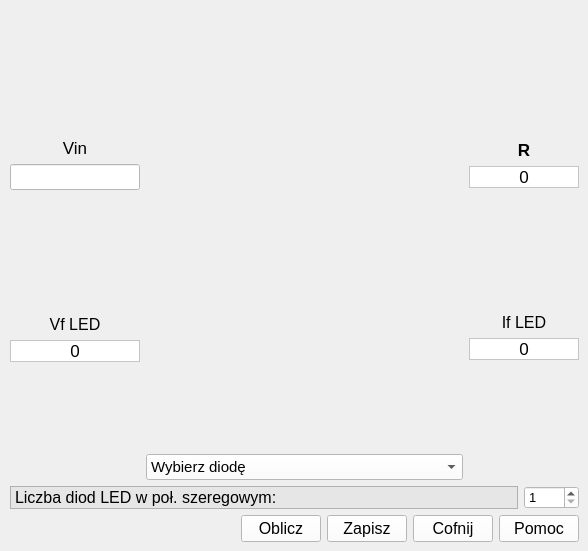
      <widget class="QWidget" name="DIODY">
       <widget class="QWidget" name="gridLayoutWidget_6">
        <property name="geometry">
         <rect>
          <x>10</x>
          <y>0</y>
          <width>569</width>
          <height>542</height>
         </rect>
        </property>
        <layout class="QGridLayout" name="gridLayout_6">
         <item row="1" column="0">
          <layout class="QGridLayout" name="gridLayout_26">
           <item row="0" column="0">
            <widget class="QLabel" name="label_19">
             <property name="font">
              <font>
               <pointsize>12</pointsize>
              </font>
             </property>
             <property name="styleSheet">
              <string notr="true">background-color: rgb(230, 230, 230)</string>
             </property>
             <property name="frameShape">
              <enum>QFrame::StyledPanel</enum>
             </property>
             <property name="text">
              <string>Liczba diod LED w poł. szeregowym:</string>
             </property>
            </widget>
           </item>
           <item row="0" column="1">
            <widget class="QSpinBox" name="ileDiodBox">
             <property name="maximumSize">
              <size>
               <width>55</width>
               <height>16777215</height>
              </size>
             </property>
             <property name="font">
              <font>
               <pointsize>10</pointsize>
              </font>
             </property>
             <property name="styleSheet">
              <string notr="true">background-color: rgb(255, 255, 255)</string>
             </property>
             <property name="minimum">
              <number>1</number>
             </property>
             <property name="maximum">
              <number>10</number>
             </property>
             <property name="stepType">
              <enum>QAbstractSpinBox::DefaultStepType</enum>
             </property>
            </widget>
           </item>
          </layout>
         </item>
         <item row="3" column="0">
          <layout class="QGridLayout" name="gridLayout_29">
           <item row="0" column="1">
            <widget class="QPushButton" name="diodaObliczButton">
             <property name="font">
              <font>
               <pointsize>12</pointsize>
              </font>
             </property>
             <property name="styleSheet">
              <string notr="true">background-color: rgb(255, 255, 255)</string>
             </property>
             <property name="text">
              <string>Oblicz</string>
             </property>
            </widget>
           </item>
           <item row="0" column="0">
            <spacer name="horizontalSpacer_6">
             <property name="orientation">
              <enum>Qt::Horizontal</enum>
             </property>
             <property name="sizeHint" stdset="0">
              <size>
               <width>40</width>
               <height>20</height>
              </size>
             </property>
            </spacer>
           </item>
           <item row="0" column="4">
            <widget class="QPushButton" name="diodaPomocButton">
             <property name="font">
              <font>
               <pointsize>12</pointsize>
              </font>
             </property>
             <property name="styleSheet">
              <string notr="true">background-color: rgb(255, 255, 255)</string>
             </property>
             <property name="text">
              <string>Pomoc</string>
             </property>
            </widget>
           </item>
           <item row="0" column="3">
            <widget class="QPushButton" name="diodaCofnijButton">
             <property name="font">
              <font>
               <pointsize>12</pointsize>
              </font>
             </property>
             <property name="styleSheet">
              <string notr="true">background-color: rgb(255, 255, 255)</string>
             </property>
             <property name="text">
              <string>Cofnij</string>
             </property>
            </widget>
           </item>
           <item row="0" column="2">
            <widget class="QPushButton" name="diodaZapiszButton">
             <property name="font">
              <font>
               <pointsize>12</pointsize>
              </font>
             </property>
             <property name="styleSheet">
              <string notr="true">background-color: rgb(255, 255, 255)</string>
             </property>
             <property name="text">
              <string>Zapisz</string>
             </property>
            </widget>
           </item>
          </layout>
         </item>
         <item row="0" column="0">
          <layout class="QGridLayout" name="gridLayout_17">
           <item row="0" column="0">
            <layout class="QGridLayout" name="gridLayout_18">
             <item row="0" column="0">
              <spacer name="verticalSpacer_6">
               <property name="orientation">
                <enum>Qt::Vertical</enum>
               </property>
               <property name="sizeHint" stdset="0">
                <size>
                 <width>20</width>
                 <height>40</height>
                </size>
               </property>
              </spacer>
             </item>
             <item row="7" column="0">
              <spacer name="verticalSpacer_2">
               <property name="orientation">
                <enum>Qt::Vertical</enum>
               </property>
               <property name="sizeHint" stdset="0">
                <size>
                 <width>20</width>
                 <height>40</height>
                </size>
               </property>
              </spacer>
             </item>
             <item row="5" column="0">
              <widget class="QLabel" name="label_15">
               <property name="font">
                <font>
                 <pointsize>12</pointsize>
                </font>
               </property>
               <property name="text">
                <string>Vf LED</string>
               </property>
               <property name="alignment">
                <set>Qt::AlignCenter</set>
               </property>
              </widget>
             </item>
             <item row="3" column="0">
              <widget class="QLineEdit" name="diodyZasilanie">
               <property name="maximumSize">
                <size>
                 <width>130</width>
                 <height>16777215</height>
                </size>
               </property>
               <property name="font">
                <font>
                 <pointsize>11</pointsize>
                </font>
               </property>
               <property name="styleSheet">
                <string notr="true">background-color: rgb(255, 255, 255)</string>
               </property>
              </widget>
             </item>
             <item row="6" column="0">
              <widget class="QLabel" name="diodaNapieceLabel">
               <property name="font">
                <font>
                 <pointsize>13</pointsize>
                </font>
               </property>
               <property name="styleSheet">
                <string notr="true">background-color: rgb(255, 255, 255)</string>
               </property>
               <property name="frameShape">
                <enum>QFrame::StyledPanel</enum>
               </property>
               <property name="text">
                <string>0</string>
               </property>
               <property name="alignment">
                <set>Qt::AlignCenter</set>
               </property>
              </widget>
             </item>
             <item row="2" column="0">
              <widget class="QLabel" name="label_12">
               <property name="font">
                <font>
                 <pointsize>13</pointsize>
                </font>
               </property>
               <property name="text">
                <string>Vin</string>
               </property>
               <property name="alignment">
                <set>Qt::AlignCenter</set>
               </property>
              </widget>
             </item>
             <item row="4" column="0">
              <spacer name="verticalSpacer_10">
               <property name="orientation">
                <enum>Qt::Vertical</enum>
               </property>
               <property name="sizeHint" stdset="0">
                <size>
                 <width>20</width>
                 <height>40</height>
                </size>
               </property>
              </spacer>
             </item>
             <item row="1" column="0">
              <spacer name="horizontalSpacer_7">
               <property name="orientation">
                <enum>Qt::Horizontal</enum>
               </property>
               <property name="sizeHint" stdset="0">
                <size>
                 <width>40</width>
                 <height>20</height>
                </size>
               </property>
              </spacer>
             </item>
            </layout>
           </item>
           <item row="0" column="2">
            <layout class="QGridLayout" name="gridLayout_21">
             <item row="2" column="0">
              <widget class="QLabel" name="label_14">
               <property name="font">
                <font>
                 <pointsize>13</pointsize>
                 <weight>75</weight>
                 <bold>true</bold>
                 <stylestrategy>PreferAntialias</stylestrategy>
                </font>
               </property>
               <property name="autoFillBackground">
                <bool>false</bool>
               </property>
               <property name="text">
                <string>R</string>
               </property>
               <property name="alignment">
                <set>Qt::AlignCenter</set>
               </property>
              </widget>
             </item>
             <item row="0" column="0">
              <spacer name="verticalSpacer_9">
               <property name="orientation">
                <enum>Qt::Vertical</enum>
               </property>
               <property name="sizeHint" stdset="0">
                <size>
                 <width>20</width>
                 <height>40</height>
                </size>
               </property>
              </spacer>
             </item>
             <item row="7" column="0">
              <spacer name="verticalSpacer_8">
               <property name="orientation">
                <enum>Qt::Vertical</enum>
               </property>
               <property name="sizeHint" stdset="0">
                <size>
                 <width>20</width>
                 <height>40</height>
                </size>
               </property>
              </spacer>
             </item>
             <item row="4" column="0">
              <spacer name="verticalSpacer_12">
               <property name="orientation">
                <enum>Qt::Vertical</enum>
               </property>
               <property name="sizeHint" stdset="0">
                <size>
                 <width>20</width>
                 <height>40</height>
                </size>
               </property>
              </spacer>
             </item>
             <item row="5" column="0">
              <widget class="QLabel" name="label_17">
               <property name="font">
                <font>
                 <pointsize>12</pointsize>
                </font>
               </property>
               <property name="text">
                <string>If LED</string>
               </property>
               <property name="alignment">
                <set>Qt::AlignCenter</set>
               </property>
              </widget>
             </item>
             <item row="3" column="0">
              <widget class="QLabel" name="diodyRezystancjaLabel">
               <property name="minimumSize">
                <size>
                 <width>60</width>
                 <height>0</height>
                </size>
               </property>
               <property name="font">
                <font>
                 <pointsize>13</pointsize>
                </font>
               </property>
               <property name="styleSheet">
                <string notr="true">background-color: rgb(255, 255, 255)</string>
               </property>
               <property name="frameShape">
                <enum>QFrame::StyledPanel</enum>
               </property>
               <property name="text">
                <string>0</string>
               </property>
               <property name="alignment">
                <set>Qt::AlignCenter</set>
               </property>
              </widget>
             </item>
             <item row="6" column="0">
              <widget class="QLabel" name="diodaPradLabel">
               <property name="minimumSize">
                <size>
                 <width>90</width>
                 <height>0</height>
                </size>
               </property>
               <property name="font">
                <font>
                 <pointsize>13</pointsize>
                </font>
               </property>
               <property name="styleSheet">
                <string notr="true">background-color: rgb(255, 255, 255)</string>
               </property>
               <property name="frameShape">
                <enum>QFrame::StyledPanel</enum>
               </property>
               <property name="text">
                <string>0</string>
               </property>
               <property name="alignment">
                <set>Qt::AlignCenter</set>
               </property>
              </widget>
             </item>
             <item row="1" column="0">
              <spacer name="horizontalSpacer_8">
               <property name="orientation">
                <enum>Qt::Horizontal</enum>
               </property>
               <property name="sizeHint" stdset="0">
                <size>
                 <width>40</width>
                 <height>20</height>
                </size>
               </property>
              </spacer>
             </item>
            </layout>
           </item>
           <item row="0" column="1">
            <layout class="QGridLayout" name="gridLayout_22">
             <item row="1" column="0">
              <widget class="QLabel" name="diodaObraz">
               <property name="frameShape">
                <enum>QFrame::NoFrame</enum>
               </property>
               <property name="text">
                <string/>
               </property>
               <property name="pixmap">
                <pixmap resource="image.qrc">:/image/rezystordodiody.jpg</pixmap>
               </property>
               <property name="scaledContents">
                <bool>false</bool>
               </property>
               <property name="alignment">
                <set>Qt::AlignCenter</set>
               </property>
              </widget>
             </item>
             <item row="2" column="0">
              <widget class="QComboBox" name="comboBox">
               <property name="font">
                <font>
                 <pointsize>11</pointsize>
                </font>
               </property>
               <property name="styleSheet">
                <string notr="true">background-color: rgb(255, 255, 255)</string>
               </property>
               <item>
                <property name="text">
                 <string>Wybierz diodę</string>
                </property>
               </item>
               <item>
                <property name="text">
                 <string>Czerwona Standard (1.7V 10mA)</string>
                </property>
               </item>
               <item>
                <property name="text">
                 <string>Czerwona Low current (1.7V 2mA)</string>
                </property>
               </item>
               <item>
                <property name="text">
                 <string>Żółta/Pomarańczowa standard (2.1V 10mA)</string>
                </property>
               </item>
               <item>
                <property name="text">
                 <string>Zielona standard (2.2V 10mA)</string>
                </property>
               </item>
               <item>
                <property name="text">
                 <string>UV 400nm (3.4V 20mA)</string>
                </property>
               </item>
               <item>
                <property name="text">
                 <string>UV 280nm (5.2V 20mA)</string>
                </property>
               </item>
               <item>
                <property name="text">
                 <string>White Cool (3.6V 20mA)</string>
                </property>
               </item>
              </widget>
             </item>
            </layout>
           </item>
          </layout>
         </item>
        </layout>
       </widget>
      </widget>
